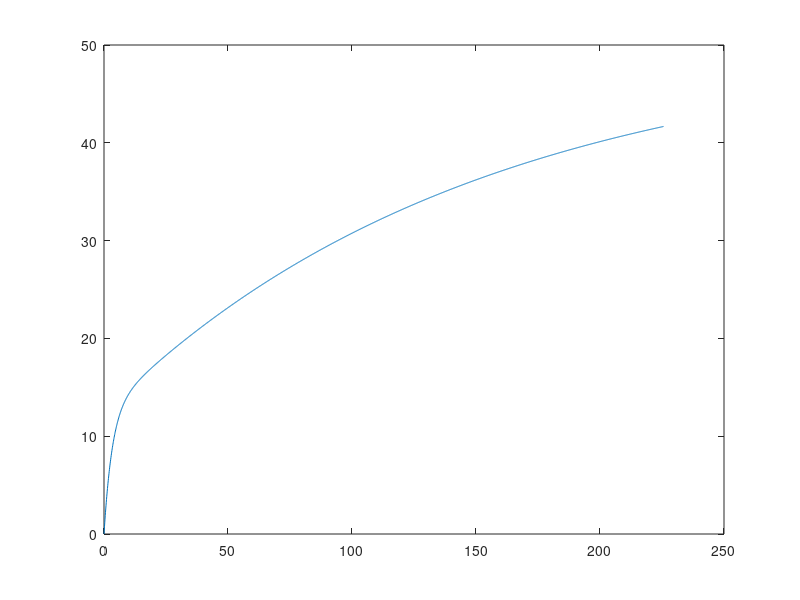

MATLAB code for this plot: (Note: this script raises an error after producing the figure.)
#Kp = 4, Ki = 0,1 e Kd = 1
Kp = 4;
Ki = 0.1;
Kd = 1;
Ts = 0.1;
SP = 50;
PV = 0;
resp_6 = 0;
AcaoIntegral = 0;
ErroAnterior = SP - PV;
tempo = 0:0.1:225.6;

for i = 0.1:0.1:225.6
  Erro = SP - PV;
  AcaoProporcional = Kp*Erro;
  AcaoIntegral = AcaoIntegral + Ki*Ts*Erro;
  AcaoDerivativa = ((Erro - ErroAnterior)/Ts)*Kd;
  AcaoControlador = AcaoProporcional + AcaoIntegral + AcaoDerivativa;
  PV = 0.99736*PV + 0.0019800*AcaoControlador;
  resp_6 = [resp_6 PV];
 
end

plot (tempo,resp_6)

plot.show()
